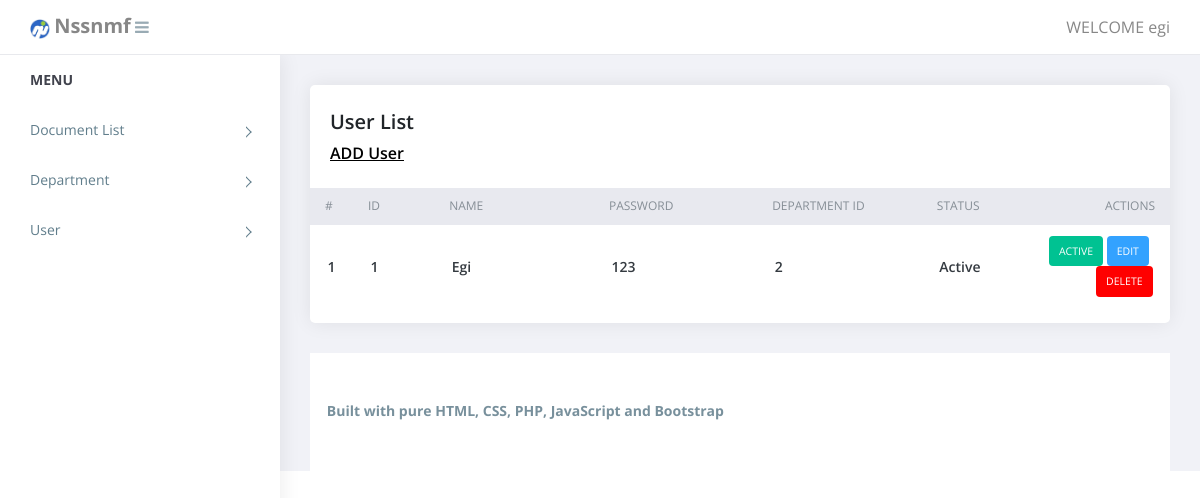
Page /user_management.php (signed in) on the earlier database version.
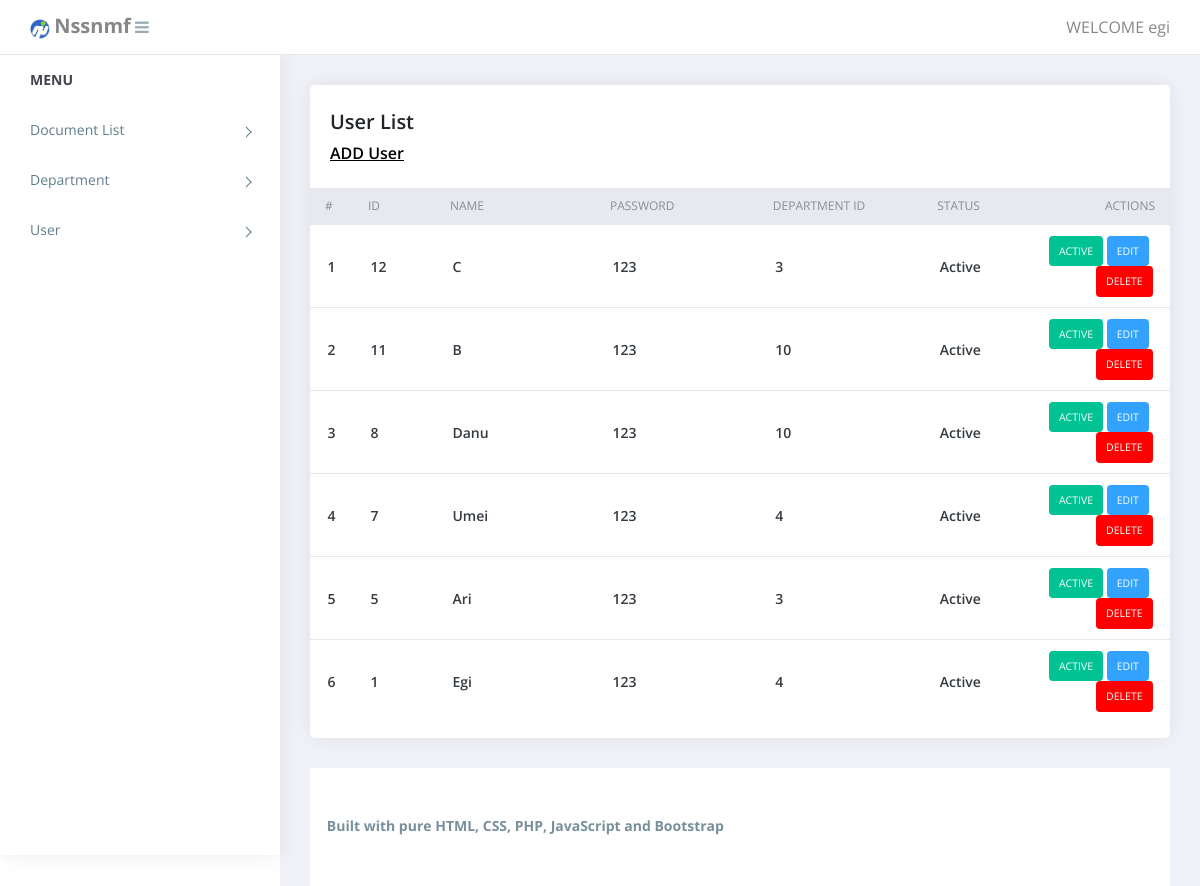
Same page on the later database version.
### tables this page shows
CREATE TABLE `tbl_user` (
  `Id_User` int(11) NOT NULL,
  `Name` varchar(255) NOT NULL,
  `Id_Departement` int(11) NOT NULL,
  `Password` varchar(255) NOT NULL,
  `Status` int(11) NOT NULL
);

### user_management.php (the view, shortened to what this page needs)
<?php
require('top.inc.php');
$sql = "SELECT * FROM tbl_user ORDER BY Id_User DESC";
$res = mysqli_query($con, $sql);
?>
<div class="content pb-0">
	<div class="orders">
	   <div class="row">
		  <div class="col-xl-12">
			 <div class="card">
				<div class="card-body">
				   <h4 class="box-title">User List</h4>
				   <h4 class="box-link"><a href="manage_user_management.php">ADD User</a> </h4>
				</div>
				<div class="card-body--">
				   <div class="table-stats order-table ov-h">
					  <table class="table">
						 <thead>
							<tr>
							   <th class="serial">#</th>
							   <th width="10%">ID</th>
							   <th width="20%">Name</th>
							   <th width="20%">Password</th>
							   <th width="20%">Department ID</th>
							   <th width="10%">Status</th>
							   <th width="20%">Actions</th>
							</tr>
						 </thead>
						 <tbody>
							<?php
							$i = 1;
							while($row = mysqli_fetch_assoc($res)){?>
							<tr>
							   <td class="serial"><?php echo $i?></td>
							   <td><?php echo $row['Id_User']?></td>
							   <td><?php echo $row['Name']?></td>
							   <td><?php echo $row['Password']?></td>
							   <td><?php echo $row['Id_Departement']?></td>
							   <td><?php echo $row['Status'] == 1 ? 'Active' : 'Inactive'?></td>
							   <td>
								<?php
								if($row['Status'] == 1){
									echo "<span class='badge badge-complete'><a href='?type=status&operation=deactive&id=".$row['Id_User']."'>Active</a></span>&nbsp;";
								}else{
									echo "<span class='badge badge-pending'><a href='?type=status&operation=active&id=".$row['Id_User']."'>Inactive</a></span>&nbsp;";
								}
								echo "<span class='badge badge-edit'><a href='manage_user_management.php?id=".$row['Id_User']."'>Edit</a></span>&nbsp;";
								echo "<span class='badge badge-delete'><a href='?type=delete&id=".$row['Id_User']."'>Delete</a></span>";
								?>
							   </td>
							</tr>
							<?php $i++; } ?>
						 </tbody>
					  </table>
				   </div>
				</div>
			 </div>
		  </div>
	   </div>
	</div>
</div>
<?php
require('footer.inc.php');
?>

### top.inc.php (shortened to what this page needs)
<!doctype html>
<html class="no-js" lang="">
   <head>
      <link rel="stylesheet" href="assets/css/normalize.css">
      <link rel="stylesheet" href="assets/css/bootstrap.min.css">
      <link rel="stylesheet" href="assets/css/font-awesome.min.css">
      <link rel="stylesheet" href="assets/css/themify-icons.css">
      <link rel="stylesheet" href="assets/css/pe-icon-7-filled.css">
      <link rel="stylesheet" href="assets/css/flag-icon.min.css">
      <link rel="stylesheet" href="assets/css/cs-skin-elastic.css">
      <link rel="stylesheet" href="assets/css/style.css">
   </head>
   <body>
      <aside id="left-panel" class="left-panel">
         <nav class="navbar navbar-expand-sm navbar-default">
            <div id="main-menu" class="main-menu collapse navbar-collapse">
               <ul class="nav navbar-nav">
                  <li class="menu-title">MENU</li>
                  <?php if($_SESSION['ADMIN_ROLE']!=1){?>
				   <li class="menu-item-has-children dropdown">
                     <a href="document_management.php" > Document List </a>
                  </li>
				  <li class="menu-item-has-children dropdown">
                     <a href="departments.php" > Department </a>
                  </li>
				  <li class="menu-item-has-children dropdown">
                     <a href="user_management.php" > User </a>
               </li>
				  <?php } ?>
               </ul>
            </div>
         </nav>
      </aside>
      <div id="right-panel" class="right-panel">
         <header id="header" class="header">
            <div class="top-left">
               <div class="navbar-header">
                  <a class="" href="index.php">
                     <img src="images/Mylogo_new.png" alt="Logo" class="img-fluid" style="max-width: 20px;">
                     <label style="font-size: 20px !important;font-weight: bold !important;">Nssnmf</label>
                  </a>
                  <a id="menuToggle" class="menutoggle"><i class="fa fa-bars"></i></a>
               </div>
            </div>
            <div class="top-right">
               <div class="header-menu">
                  <div class="user-area dropdown float-right">
                     <a href="#" class="dropdown-toggle active" data-toggle="dropdown" aria-haspopup="true" aria-expanded="false">WELCOME <?php echo $_SESSION['ADMIN_USERNAME']?></a>
                  </div>
               </div>
            </div>
         </header>

### footer.inc.php (shortened to what this page needs)
         <footer class="site-footer">
            <div class="footer-inner bg-white">
               <div class="row">
                  <div class="col-sm-6">
				<p><center>  <h5><b>Built with pure HTML, CSS, PHP, JavaScript and Bootstrap</b></h5></center></p>
                  </div>
               </div>
            </div>
         </footer>
</div>
</body>
</html>

Differences in the rows shown:
added tbl_user: Id_User "12", Name "C", Password "123", Id_Departement "3", Status "Active"
added tbl_user: Id_User "11", Name "B", Password "123", Id_Departement "10", Status "Active"
added tbl_user: Id_User "8", Name "Danu", Password "123", Id_Departement "10", Status "Active"
added tbl_user: Id_User "7", Name "Umei", Password "123", Id_Departement "4", Status "Active"
added tbl_user: Id_User "5", Name "Ari", Password "123", Id_Departement "3", Status "Active"
changed tbl_user "Egi": Id_Departement "2" → "4"
